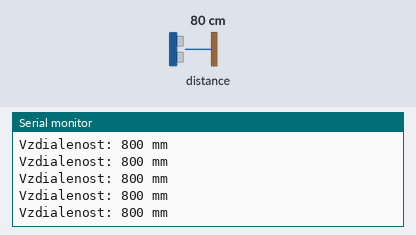
Simulated run of this sketch. Board: Raspberry Pi Pico. Shown: the last lines printed to the serial monitor. Inputs (shaded band) come from the test bench; at power-on: distance to the obstacle 80 cm.

Above: at 3.9 s.
4.0 s: distance to the obstacle set to 2 cm
At 4.19 s:
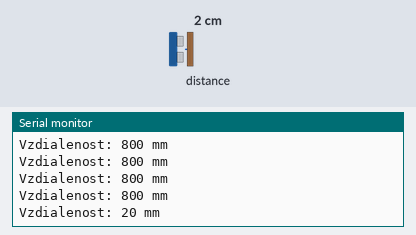
5.5 s: distance to the obstacle set to 4 cm
At 5.52 s:
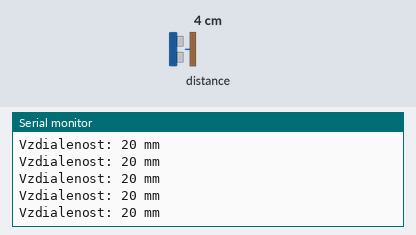
Timing chart, 0 to 8.5 s (numbered marks = the images above; inputs shaded):
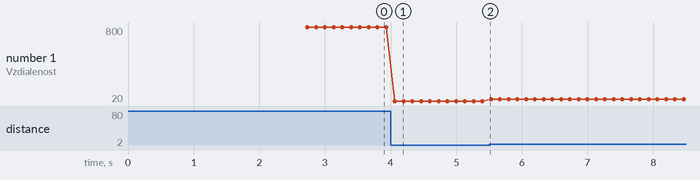

Measured:
- after the input at 4.0 s, the serial monitor: prints a new line after 0.07 s (image 1)
- plotted number 1: 800 → 20 after the input at 4.0 s, 20 → 40 after the input at 5.5 s

The sketch:

VL53L0X_serial_print.ino.ino
```cpp
#include <Wire.h>
#include <VL53L0X.h>

VL53L0X sensor;

void setup() {
  Serial.begin(115200);
  delay(2000);
  Serial.println("BOOT");

  Wire.setSDA(4);   // GP4
  Wire.setSCL(5);   // GP5
  Wire.begin();

  Serial.println("I2C begun");

  sensor.setBus(&Wire);
  sensor.setTimeout(500);

  Serial.println("Before init");
  if (!sensor.init()) {
    Serial.println("Sensor FAIL");
    while (1);
  }

  delay(500);  // stabilizácia senzora

  sensor.setTimeout(500);
  sensor.startContinuous(50);

  delay(200);  // warm-up before first read

  Serial.println("VL53L0X OK");
  sensor.startContinuous(50);
}

void loop() {
  uint16_t dist = sensor.readRangeContinuousMillimeters();

  if (sensor.timeoutOccurred()) {
    Serial.println("Timeout!");
  } else {
    Serial.print("Vzdialenost: ");
    Serial.print(dist);
    Serial.println(" mm");
  }

  delay(100);
}
```
